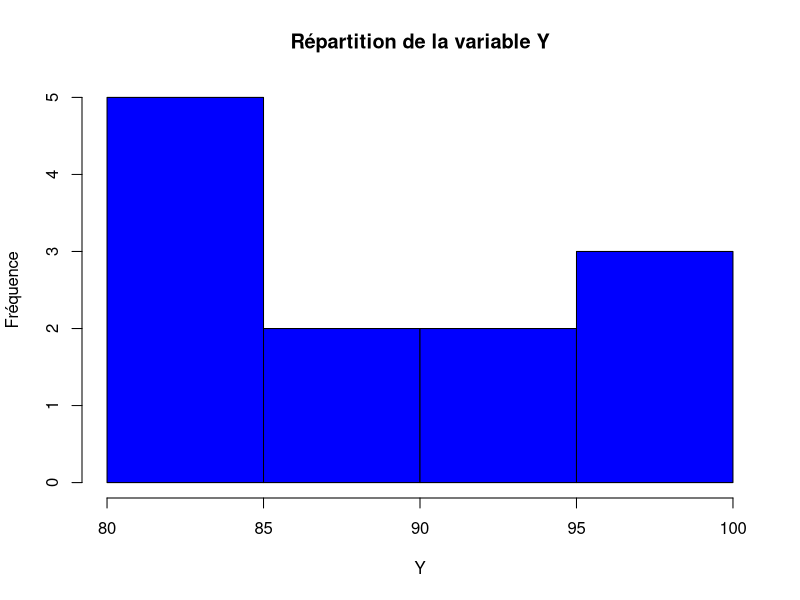
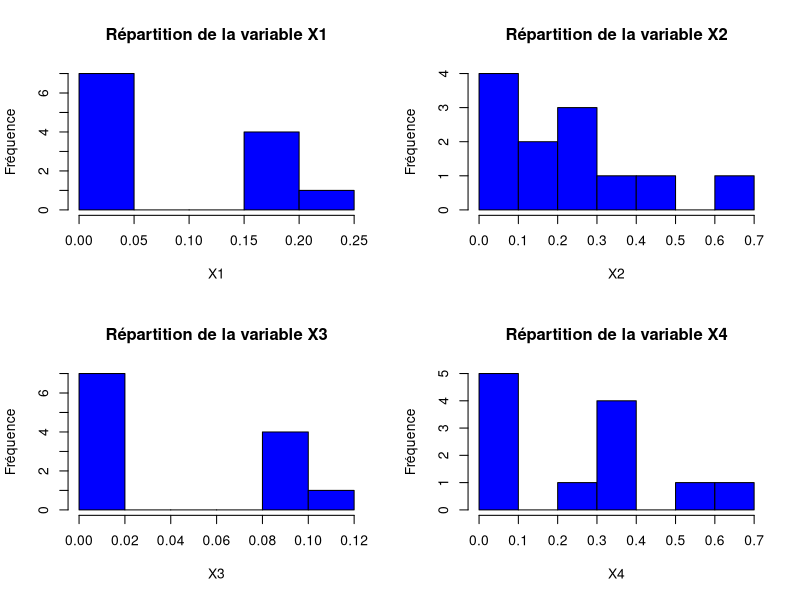
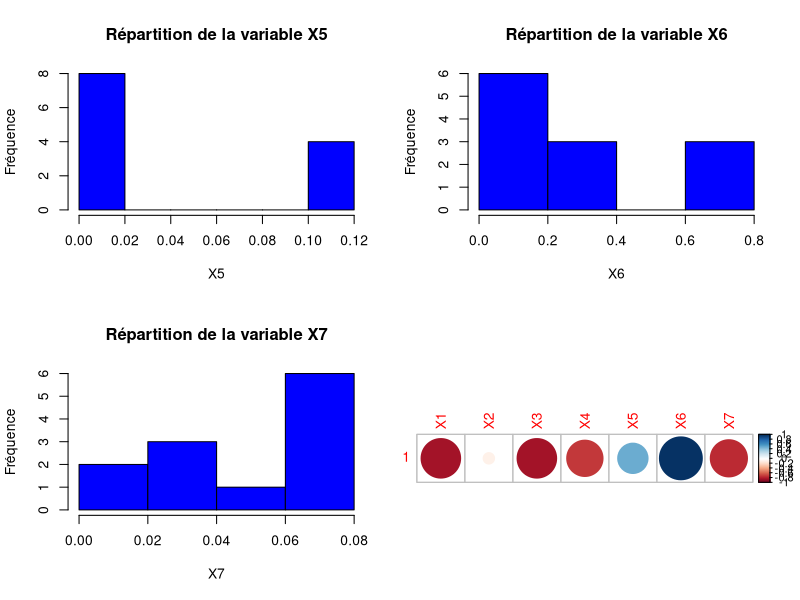
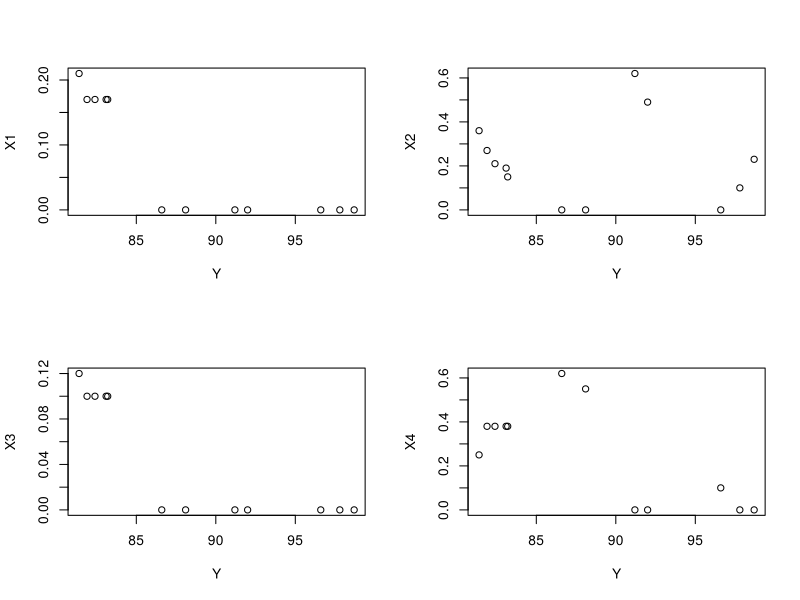
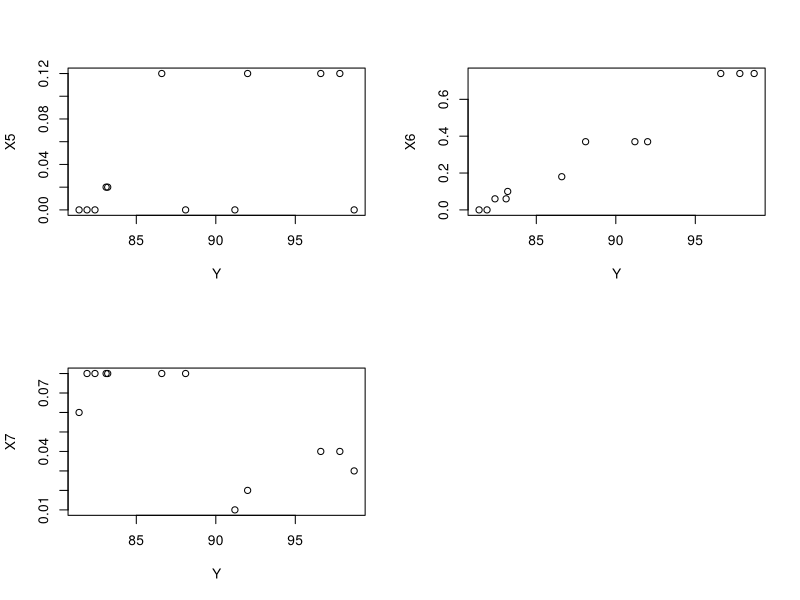
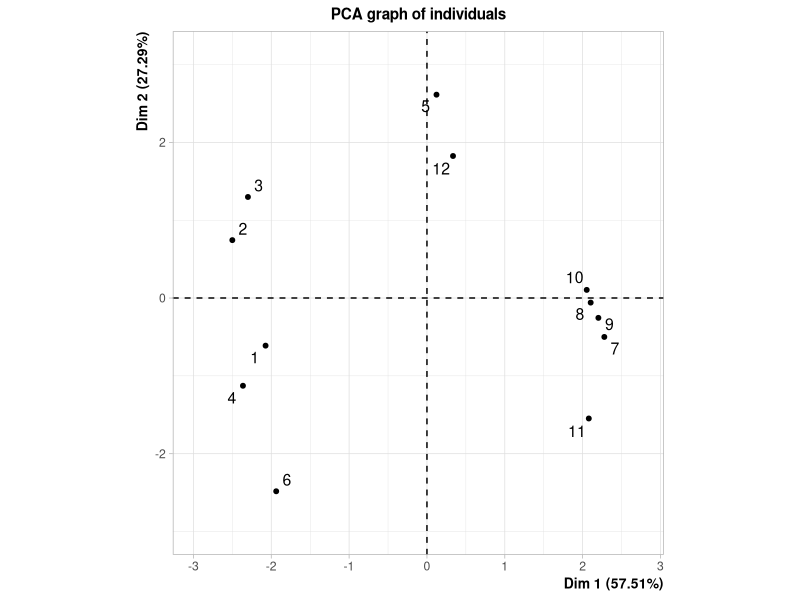
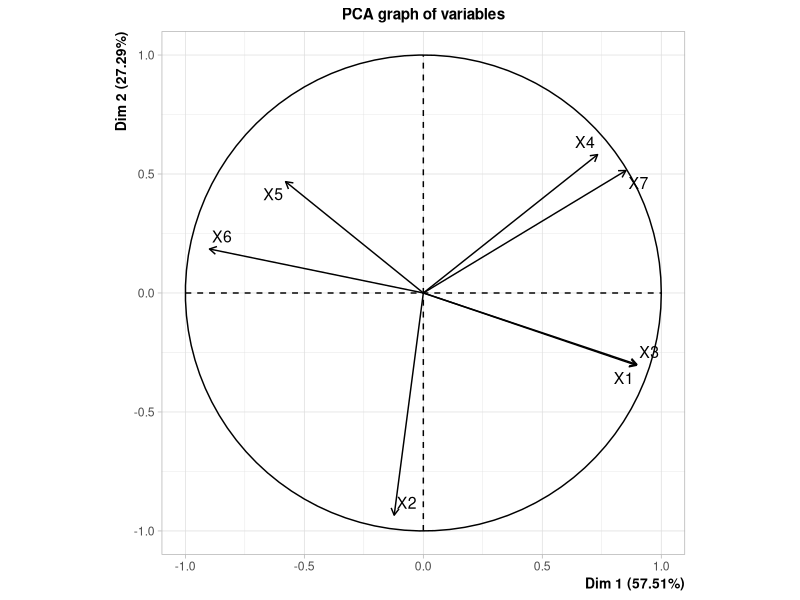
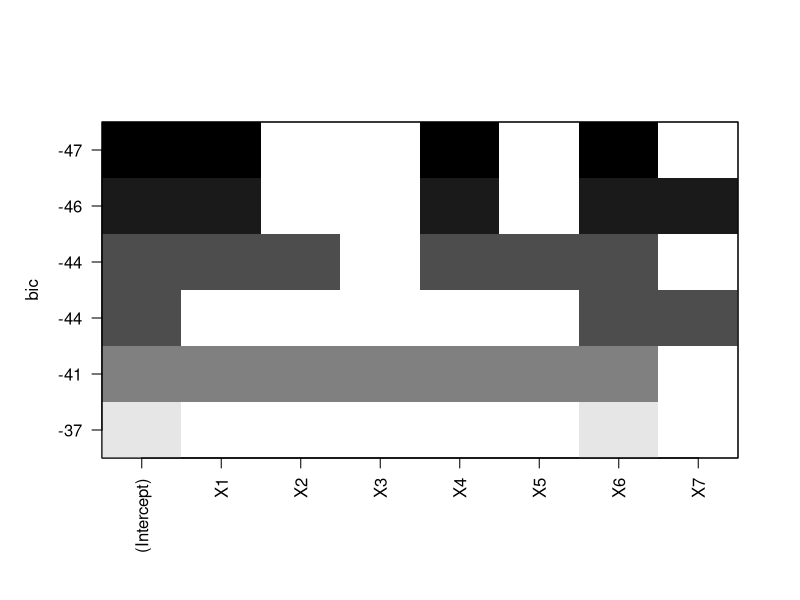

Recreate these plots in R, in order.
## ---- chunk 1
knitr::opts_chunk$set(echo = TRUE, message = FALSE, warning = FALSE)
setwd('/Users/remi/Documents/Cours/ML')
## ---- chunk 2
data = read.table('cornell.csv', header = TRUE, sep = ',', dec = '.')
## ---- chunk 3
dim(data)
## ---- chunk 4
head(data)
## ---- chunk 5
summary(data)
## ---- chunk 6
hist(data$Y, xlab = 'Y', ylab = 'Fréquence', main = 'Répartition de la variable Y', col = 'blue')
## ---- chunk 7
par(mfrow = c(2,2))
for(i in 1:(ncol(data)-1)) {
  hist(data[,i], xlab = names(data)[i], ylab = 'Fréquence', main = paste('Répartition de la variable', names(data)[i]), col = 'blue')
}
## ---- chunk 8
library(corrplot)
corrplot::corrplot(cor(data$Y, data[,-8], use = 'pairwise.complete.obs'))
## ---- chunk 9
library(knitr)
kable(cor(data$Y, data[,-8], use = 'pairwise.complete.obs'))
## ---- chunk 10
par(mfrow = c(2,2))
for(i in 1:(ncol(data) - 1)) {
  plot(data[,8], data[,i], xlab = 'Y', ylab = names(data)[i])
}
## ---- chunk 11
m0 = lm(Y~., data = data)
## ---- chunk 12
summary(m0)
## ---- chunk 13
library(FactoMineR)
pca = FactoMineR::PCA(data[,-8], scale.unit = TRUE, ncp = 7, graph = TRUE)
## ---- chunk 14
X = as.matrix(data[,-8])
det(t(X) %*% X)
## ---- chunk 15
library(leaps)
choix = regsubsets(Y~., int = T, nbest = 1, nvmax = 7, method = 'exh', data = data)
plot(choix, scale = 'bic')
## ---- chunk 16
model = lm(Y~X1+X4+X6, data = data)
## ---- chunk 17
summary(model)
## ---- chunk 18
shapiro.test(model$residuals)
## ---- chunk 19
qqnorm(model$residuals)
qqline(model$residuals, col = 'red')
## ---- chunk 20
library(lmtest)
dwtest(model)
## ---- chunk 21
bptest(model)
## ---- chunk 22
plot(model$residuals, xlab = "", ylab = "Résidus ", main = "Homoscédasticité de m0")
## ---- chunk 23
summary(model)
## ---- chunk 24
choix_2 = regsubsets(Y~., int = T, nbest = 1, nvmax = 2, method = 'exh', data = data)
plot(choix_2, scale = 'bic')
## ---- chunk 25
model_2 = lm(Y~X6+X7, data = data)
## ---- chunk 26
summary(model_2)
## ---- chunk 27
shapiro.test(model_2$residuals)
## ---- chunk 28
qqnorm(model_2$residuals)
qqline(model_2$residuals, col = 'red')
## ---- chunk 29
library(lmtest)
dwtest(model_2)
## ---- chunk 30
bptest(model_2)
## ---- chunk 31
plot(model_2$residuals, xlab = "", ylab = "Résidus ", main = "Homoscédasticité de m0")
## ---- chunk 32
plot(choix, scale = 'Cp')
## ---- chunk 33
plot(choix, scale = 'adjr2')
## ---- chunk 34
plot(choix, scale = 'r2')
## ---- chunk 35
library(MASS)
m_0 = lm(Y~1, data = data)
m_all = lm(Y~., data = data)

m_back = stepAIC(m_all, direction = "backward")
m_forw = stepAIC(m_0, direction = "forward", scope = list(upper = m_all, lower = m_0))
m_stepwise = stepAIC(m_0, direction = "both", scope = list(upper = m_all, lower = m_0))
## ---- chunk 36
press = function(fit) {
  h = lm.influence(fit)$h
  return(sqrt(mean((residuals(fit) / (1 - h))^2)))
}
## ---- chunk 37
c(press(m_back), press(m_forw), press(m_stepwise))
